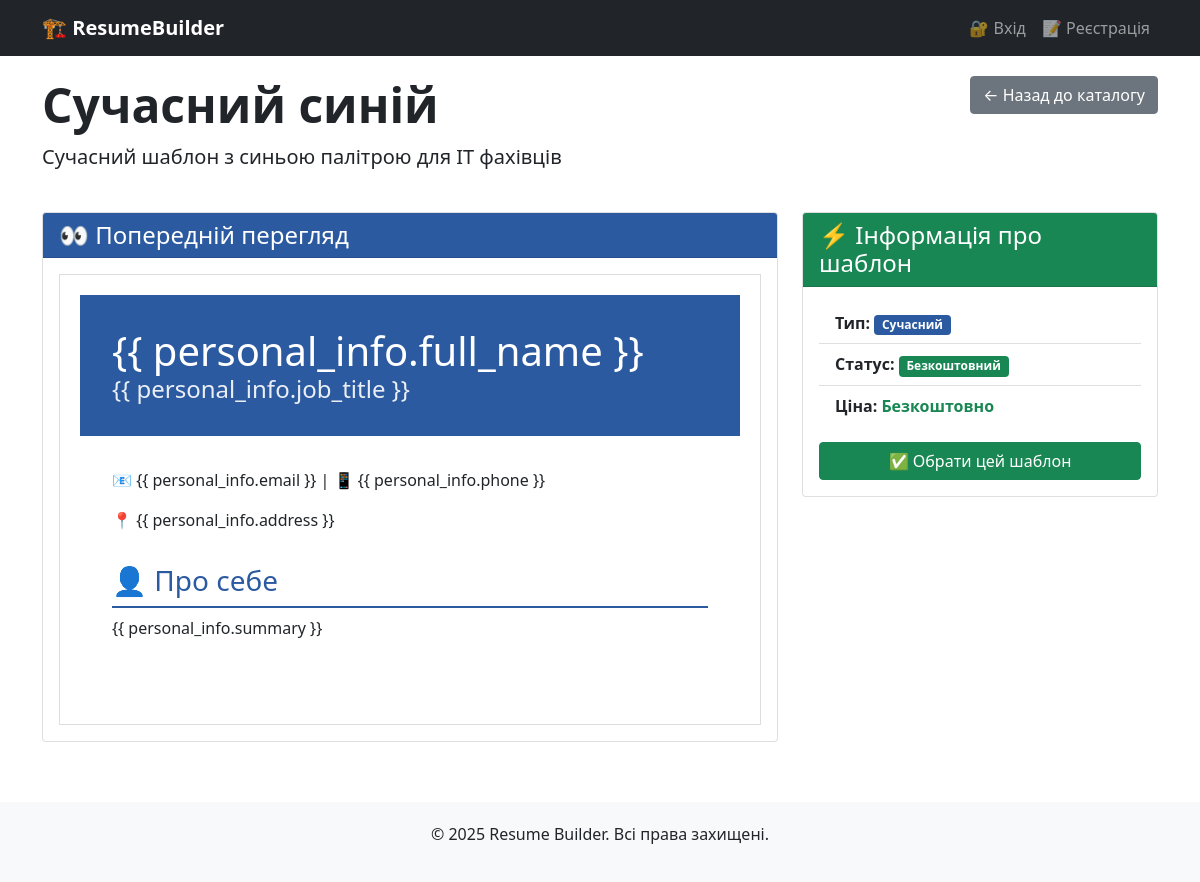
The app's page /templates/1/preview/ with its own data.
### resumes/models.py (models this page shows, shortened)
class ResumeTemplate(models.Model):
    TEMPLATE_TYPES = [
        ('modern', 'Сучасний'),
        ('classic', 'Класичний'),
        ('creative', 'Креативний'),
        ('minimal', 'Мінімалістичний'),
    ]
    name = models.CharField(max_length=100, verbose_name="Назва шаблону")
    description = models.TextField(verbose_name="Опис")
    template_type = models.CharField(max_length=20, choices=TEMPLATE_TYPES, default='modern', verbose_name="Тип шаблону")
    preview_image = models.ImageField(upload_to='template_previews/', blank=True, null=True, verbose_name="Зображення перегляду")
    html_template = models.TextField(verbose_name="HTML шаблон")
    css_styles = models.TextField(verbose_name="CSS стилі")
    is_active = models.BooleanField(default=True, verbose_name="Активний")
    is_premium = models.BooleanField(default=False, verbose_name="Преміум")
    price = models.DecimalField(max_digits=6, decimal_places=2, default=0, verbose_name="Ціна")
    created_at = models.DateTimeField(auto_now_add=True)
    class Meta:
        verbose_name = "Шаблон резюме"
        verbose_name_plural = "Шаблони резюме"

### resumes/views.py (the view)
# urls.py: path('templates/<int:template_id>/preview/', views.template_preview, name='template_preview'),
def template_preview(request, template_id):
    template = get_object_or_404(ResumeTemplate, id=template_id, is_active=True)
    return render(request, 'resumes/template_preview.html', {'template': template})

### templates/resumes/template_preview.html (shortened to what this page needs)
{% extends 'base.html' %}
{% block content %}
<div class="container">
    <div class="row mb-4">
        <div class="col-md-8">
            <h1 class="display-5 fw-bold">{{ template.name }}</h1>
            <p class="lead">{{ template.description }}</p>
        </div>
        <div class="col-md-4 text-end">
            <a href="{% url 'template_catalog' %}" class="btn btn-secondary">← Назад до каталогу</a>
        </div>
    </div>
    <div class="row">
        <div class="col-md-8">
            <div class="card">
                <div class="card-header bg-primary text-white">
                    <h4 class="mb-0">👀 Попередній перегляд</h4>
                </div>
                <div class="card-body">
                    <div id="template-preview" style="border: 1px solid #ddd; padding: 20px; min-height: 400px;">
                        {{ template.html_template|safe }}
                    </div>
                </div>
            </div>
        </div>
        <div class="col-md-4">
            <div class="card">
                <div class="card-header bg-success text-white">
                    <h4 class="mb-0">⚡ Інформація про шаблон</h4>
                </div>
                <div class="card-body">
                    <ul class="list-group list-group-flush">
                        <li class="list-group-item">
                            <strong>Тип:</strong>
                            <span class="badge bg-primary">{{ template.get_template_type_display }}</span>
                        </li>
                        <li class="list-group-item">
                            <strong>Статус:</strong>
                            {% if template.is_premium %}
                            <span class="badge bg-warning">Преміум</span>
                            {% else %}
                            <span class="badge bg-success">Безкоштовний</span>
                            {% endif %}
                        </li>
                        <li class="list-group-item">
                            <strong>Ціна:</strong>
                            {% if template.is_premium %}
                            <span class="text-warning fw-bold">{{ template.price }} ₴</span>
                            {% else %}
                            <span class="text-success fw-bold">Безкоштовно</span>
                            {% endif %}
                        </li>
                    </ul>
                    <div class="mt-3">
                        {% if template.is_premium %}
                        <button class="btn btn-warning w-100" disabled>
                            🔒 Преміум шаблон
                        </button>
                        <small class="text-muted">Для використання необхідна преміум підписка</small>
                        {% else %}
                        <a href="{% url 'create_resume' %}?template={{ template.id }}" class="btn btn-success w-100">
                            ✅ Обрати цей шаблон
                        </a>
                        {% endif %}
                    </div>
                </div>
            </div>
        </div>
    </div>
</div>
{% endblock %}

### static/css/resume.css (style rules this page uses)
.bg-primary { background-color: #2c5aa0 !important; }

### records on screen
ResumeTemplate: name "Сучасний синій", description "Сучасний шаблон з синьою палітрою для IT фахівців", html_template "{{ personal_info.full_name }} {{ personal_info.job_title }} 📧 {{ personal_info.email }} | 📱 {{ personal_info.phone }} 📍 {{ personal_info.address }} 👤 Про себе {{ personal_info.summary }}", template_type "Сучасний"
